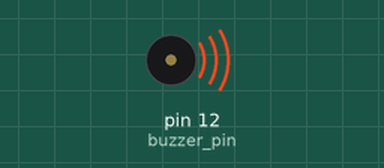
Recording of a program running on a simulated Raspberry Pi (header pin numbers). Parts: buzzer (waves = sounding, pin HIGH). At 0.5 s the program stops and its outputs stay as they are.

Above: at 0.1 s.
At 0.6 s:
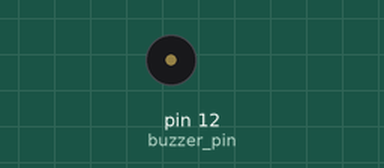
Timing chart, 0 to 2.0 s (numbered marks = the images above):
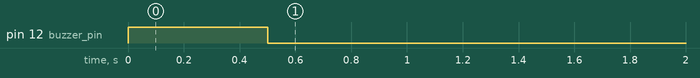

The program:

buzzer.py
```python
#!/usr/bin/python3
# -*- coding: utf-8 -*-
import time
import RPi.GPIO as GPIO

buzzer_pin = 12

GPIO.setmode(GPIO.BOARD)
GPIO.setup(buzzer_pin, GPIO.OUT)

GPIO.output(buzzer_pin, GPIO.HIGH)

time.sleep(0.5)

GPIO.output(buzzer_pin, GPIO.LOW)

GPIO.cleanup()
```

Measured:
- by itself, pin 12 (buzzer_pin): LOW → HIGH at 0.00 s, → LOW 0.50 s later
